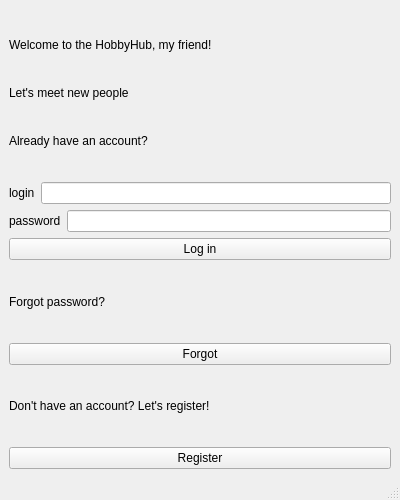
<?xml version="1.0" encoding="UTF-8"?>
<ui version="4.0">
 <class>GreetingPage</class>
 <widget class="QMainWindow" name="GreetingPage">
  <property name="geometry">
   <rect>
    <x>0</x>
    <y>0</y>
    <width>400</width>
    <height>500</height>
   </rect>
  </property>
  <property name="windowTitle">
   <string>GreetingPage</string>
  </property>
  <widget class="QWidget" name="centralwidget">
   <layout class="QVBoxLayout" name="verticalLayout">
    <item>
     <widget class="QLabel" name="Greeting">
      <property name="text">
       <string>Welcome to the HobbyHub, my friend!</string>
      </property>
     </widget>
    </item>
    <item>
     <widget class="QLabel" name="Label">
      <property name="enabled">
       <bool>true</bool>
      </property>
      <property name="sizePolicy">
       <sizepolicy hsizetype="Fixed" vsizetype="Fixed">
        <horstretch>0</horstretch>
        <verstretch>0</verstretch>
       </sizepolicy>
      </property>
      <property name="text">
       <string>Let's meet new people</string>
      </property>
     </widget>
    </item>
    <item>
     <widget class="QLabel" name="CheckAccount">
      <property name="text">
       <string>Already have an account?</string>
      </property>
     </widget>
    </item>
    <item>
     <layout class="QHBoxLayout" name="horizontalLayout_4">
      <item>
       <widget class="QLabel" name="Login">
        <property name="text">
         <string>login</string>
        </property>
       </widget>
      </item>
      <item>
       <widget class="QLineEdit" name="login"/>
      </item>
     </layout>
    </item>
    <item>
     <layout class="QHBoxLayout" name="horizontalLayout_5">
      <item>
       <widget class="QLabel" name="Password">
        <property name="text">
         <string>password</string>
        </property>
       </widget>
      </item>
      <item>
       <widget class="QLineEdit" name="password">
        <property name="echoMode">
         <enum>QLineEdit::Password</enum>
        </property>
       </widget>
      </item>
     </layout>
    </item>
    <item>
     <widget class="QPushButton" name="BtnLogIn">
      <property name="text">
       <string>Log in</string>
      </property>
     </widget>
    </item>
    <item>
     <widget class="QLabel" name="forgotlabel">
      <property name="text">
       <string>Forgot password?</string>
      </property>
     </widget>
    </item>
    <item>
     <widget class="QPushButton" name="BtnForgottenPass">
      <property name="text">
       <string>Forgot</string>
      </property>
     </widget>
    </item>
    <item>
     <widget class="QLabel" name="RegLabel">
      <property name="text">
       <string>Don't have an account? Let's register!</string>
      </property>
     </widget>
    </item>
    <item>
     <widget class="QPushButton" name="BtnRegister">
      <property name="text">
       <string>Register</string>
      </property>
     </widget>
    </item>
   </layout>
   <zorder>layoutWidget</zorder>
   <zorder>forgotlabel</zorder>
   <zorder>layoutWidget</zorder>
   <zorder>RegLabel</zorder>
   <zorder>BtnLogIn</zorder>
   <zorder>BtnRegister</zorder>
   <zorder>BtnForgottenPass</zorder>
   <zorder>CheckAccount</zorder>
   <zorder>Greeting</zorder>
   <zorder>Label</zorder>
  </widget>
  <widget class="QMenuBar" name="menubar">
   <property name="geometry">
    <rect>
     <x>0</x>
     <y>0</y>
     <width>400</width>
     <height>21</height>
    </rect>
   </property>
  </widget>
  <widget class="QStatusBar" name="statusbar"/>
 </widget>
 <resources/>
 <connections/>
</ui>
